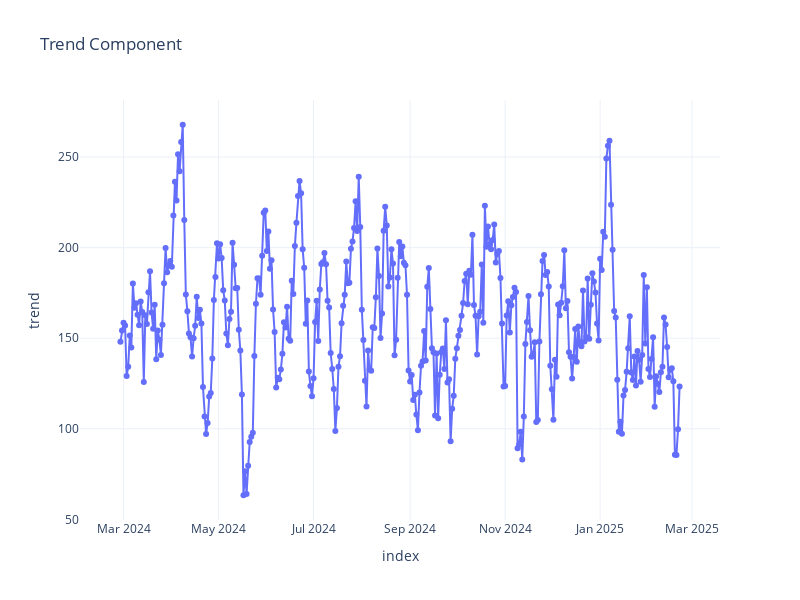

The notebook cell saved with this chart:
### Markdown cell above
O padrão de picos e vales que se repete de forma clara e consistente confirma que existe uma sazonalidade forte e regular nos dados.

### Code cell
# Decomposition serie Graph Tendência
fig3 = px.line(decomposition.trend, y="trend", title='Trend Component', markers=True)
fig3.show()

### Figure 1 — Plotly figure (JSON) as saved in the notebook; plotly's stock layout.template omitted (floating-point values rounded to 4 significant figures; data arrays with more than 128 entries replaced by an {"elided": "..."} marker saying what was removed)
{"data": [{"hovertemplate": "index=%{x}<br>trend=%{y}<extra></extra>", "legendgroup": "", "line": {"color": "#636efa", "dash": "solid"}, "marker": {"symbol": "circle"}, "mode": "lines+markers", "name": "", "orientation": "v", "showlegend": false, "type": "scatter", "x": {"elided": "366 str values"}, "xaxis": "x", "y": {"elided": "366 float values"}, "yaxis": "y"}], "layout": {"height": 600, "legend": {"tracegroupgap": 0}, "title": {"text": "Trend Component"}, "width": 800, "xaxis": {"anchor": "y", "domain": [0, 1], "title": {"text": "index"}}, "yaxis": {"anchor": "x", "domain": [0, 1], "title": {"text": "trend"}}}}
